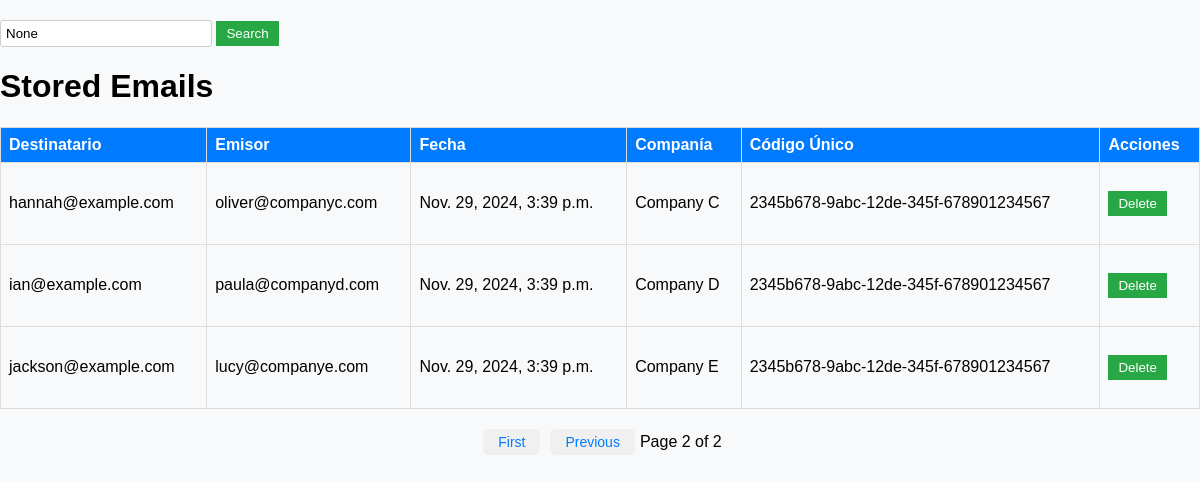
Screenshot of /?page=2 with the database file from the repository.
### email_app/models.py (models this page shows, shortened)
class Email(models.Model):
    recipient = models.EmailField(max_length=254)
    sender = models.EmailField(max_length=254)
    date = models.DateTimeField(auto_now_add=True)
    company_of_sender = models.CharField(max_length=100)
    unique_email_code = models.UUIDField(default=uuid4, editable=False, max_length=64)
    content = models.TextField(blank=True, null=True, max_length=1000)

### email_app/views.py (the view)
# urls.py: path('', views.email_list, name='email_list'),
def email_list(request):
    query = request.GET.get('q')
    emails = Email.objects.all()
    if query:
        emails = emails.filter(content__icontains=query)
    paginator = Paginator(emails, 10)
    page_number = request.GET.get('page')
    page_obj = paginator.get_page(page_number)
    return render(request, 'email_list.html', {
        'emails': page_obj.object_list,
        'page_obj': page_obj,
        'query': query
    })

### email_app/templates/email_list.html (shortened to what this page needs)
<!DOCTYPE html>
<html lang="en">
<head>
    {% load static %}
    <link rel="stylesheet" href="{% static 'css/email_list.css' %}">
</head>
<body>
    <form method="get" action="{% url 'email_list' %}">
        <input type="text" name="q" placeholder="Search content..." value="{{ query }}">
        <button type="submit">Search</button>
    </form>
    <h1>Stored Emails</h1>
    <table>
        <thead>
            <tr>
                <th>Destinatario</th>
                <th>Emisor</th>
                <th>Fecha</th>
                <th>Companía</th>
                <th>Código Único</th>
                <th>Acciones</th>
            </tr>
        </thead>
        <tbody>
            {% for email in emails %}
            <tr>
                <td>{{ email.recipient }}</td>
                <td>{{ email.sender }}</td>
                <td>{{ email.date }}</td>
                <td>{{ email.company_of_sender }}</td>
                <td>{{ email.unique_email_code }}</td>
                <td>
                    <form method="post" action="{% url 'delete_email' email.id %}">
                        <button type="submit" onclick="return confirm('Are you sure you want to delete this email?')">Delete</button>
                    </form>
                </td>
            </tr>
            {% empty %}
            <tr>
                <td colspan="5">No emails found.</td>
            </tr>
            {% endfor %}
        </tbody>
    </table>
    <div class="pagination">
        {% if page_obj.has_previous %}
            <a href="?page=1{% if query %}&q={{ query }}{% endif %}">First</a>
            <a href="?page={{ page_obj.previous_page_number }}{% if query %}&q={{ query }}{% endif %}">Previous</a>
        {% endif %}
        <span>Page {{ page_obj.number }} of {{ page_obj.paginator.num_pages }}</span>
    </div>
</body>
</html>

### email_app/static/css/email_list.css (style rules this page uses)
body { font-family: Arial, sans-serif; margin: 0; padding: 0; background-color: #f8f9fa; }
table { width: 100%; border-collapse: collapse; margin: 20px 0; }
table th, table td { border: 1px solid #ddd; padding: 8px; }
table th { background-color: #007bff; color: white; text-align: left; }
button { background-color: #dc3545; color: white; border: none; padding: 5px 10px; cursor: pointer; }
a { text-decoration: none; color: #007bff; }
form { margin: 20px 0; }
input[type="text"] { padding: 5px; width: 200px; border: 1px solid #ccc; border-radius: 3px; }
button[type="submit"] { background-color: #28a745; color: white; border: none; padding: 5px 10px; cursor: pointer; }
.pagination { display: flex; justify-content: center; align-items: center; margin-top: 20px; }
.pagination a { padding: 5px 15px; margin: 0 5px; background-color: #f0f0f0; color: #007bff; text-decoration: none; border-radius: 5px; font-size: 14px; }

### rows the page displays
Email: recipient "hannah@example.com", sender "oliver@companyc.com", date "Nov. 29, 2024, 3:39 p.m.", company_of_sender "Company C", unique_email_code "2345b678-9abc-12de-345f-678901234567"
Email: recipient "ian@example.com", sender "paula@companyd.com", date "Nov. 29, 2024, 3:39 p.m.", company_of_sender "Company D", unique_email_code "2345b678-9abc-12de-345f-678901234567"
Email: recipient "jackson@example.com", sender "lucy@companye.com", date "Nov. 29, 2024, 3:39 p.m.", company_of_sender "Company E", unique_email_code "2345b678-9abc-12de-345f-678901234567"

### other values shown
{{ page_obj.number }} "2"
{{ page_obj.paginator.num_pages }} "2"
